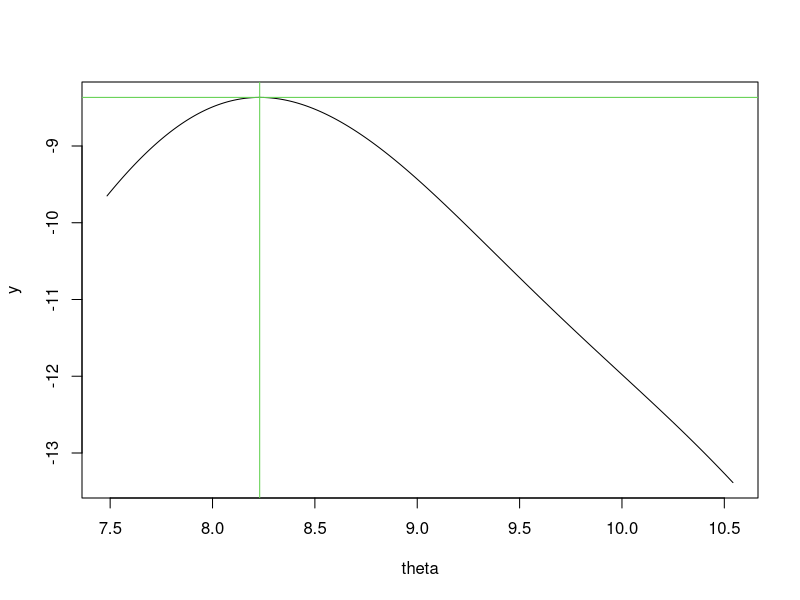

This figure's R source:
## Max Woodbury
## STAT 545: Introduction to Computational Statistics
## Methods for computing MLE 
## With proposed method to find the global optimum using the Bisection method



## Implementing Newton-Raphson Method to find MLE
## for Cauchy(mu,1) with unknown mu
## and sample size n

#Cauchy log-likelihood
llCauchy <- function(mu, x){
  sum(dt(x-mu, df=1, log=TRUE))
}

#Cauchy gradient (first derivative of log-likelihood)
g.llCauchy <- function(mu, x){
  2 * sum((x-mu)/(1+(x-mu)^2))
}

#Cauchy hessian (second derivative of log-likelihood)
h.llCauchy <- function(mu, x){
  2 * sum( (-(1+(x-mu)^2) + 2*(x-mu)^2) /(1+(x-mu)^2)^2)
}

#implement Newton-Raphson method to find MLE (with unknown mu)
#given Cauchy values with sample size n
newraph <- function(x, stop=1e-10) {
  #start at midpoint
  x <- sort(x)
  n <- length(x)
  if(length(x) %% 2 == 0) mu <- x[n/2]
  else mu <- x[(n+1)/2]
  newmu <- mu - g.llCauchy(mu,x) / h.llCauchy(mu,x)
  while(abs(newmu-mu) > stop) {
    mu <- newmu
    newmu <- mu - g.llCauchy(mu,x) / h.llCauchy(mu,x)
  }
  newmu
}

#test with random Cauchy sample (any mu) from size n
n1 <- 100
mu <- 10
randCauchy <- rt(n=n1, df=1) + mu
newraph(randCauchy)



## Implement bisection method to find global optimum

#return single iteration of bisection method
mybisect <- function(fn, a, b, eps = 1.0E-10, ...){
  fa <- fn(a, ...) 
  fb <- fn(b, ...) 
  if(fa*fb > 0) {
    warning("Invalid arguments: fn(a) * fn(b) > 0")
    return(NULL)
  }
  while(abs(b-a) > eps) {
    m <- (a+b)/2 
    fm <- fn(m, ...)
    if(fa*fm <= 0){
      b <- m
      fb <- fm
    } else {
      a <- m
      fa <- fm
    }
  }
  m <- (a+b)/2
  fm <- fn(m, ...) 
  m
}

#plot log-likelihood function
plot.ll <- function(theta, x){
  y <- numeric(length(theta))
  for(i in 1:length(theta)) {
    y[i] <- llCauchy(mu=theta[i], x=x)
  }
  plot(theta, y, type="l")
}

#iterate bisection method to and return global optimum
globaloptim <- function(x, graph=T) {
  x <- sort(x)
  
  # find three consective x-values to create search intervals for bisection
  f <- numeric(length(x))
  for(i in 1:length(x)) {
    f[i] <- llCauchy(mu=x[i], x=x)
  }
  s <- which.max(f) + c(-1, 0, 1)
  
  # try interval x[s[1:2]]
  rs12 <- mybisect(g.llCauchy, a=x[s[1]], b=x[s[2]], eps = 1.0E-10, x)
  # try interval x[s[2:3]]
  rs23 <- mybisect(g.llCauchy, a=x[s[2]], b=x[s[3]], eps = 1.0E-10, x)
  
  if (graph) {
    #plot the log likelihood
    theta <- seq(min(x), max(x), len=500)
    y <- numeric(length(theta))
    for(i in 1:length(theta)) {
      y[i] <- llCauchy(mu=theta[i], x=x)
    }
    plot.ll (theta, x=x)
  
    #plot global optimum
    if(!is.null(rs12)) {
      abline(v=rs12, col=2)
      abline(h= llCauchy(mu=rs12, x=x), col=2)
    }
    if(!is.null(rs23)) {
      abline(v=rs23, col=3)
      abline(h= llCauchy(mu=rs23, x=x), col=3)
    }
  }
  if(!is.null(rs12)) return(rs12)
  if(!is.null(rs23)) return(rs23)
}

x <- rt(n=5, df=1) + 8
globaloptim(x)



## Implementing Newton-Raphson Method to find MLE
## for Cauchy(mu,sigma^2) with unknown mu and sigma
## and sample size n

#Cauchy gradient unknown mu and sigma
g.llCauchy1 <- function(theta, x){
  mu <- theta[1]
  sigma <- theta[2]
  gmu <- 2 * sum((x-mu)/(sigma^2+(x-mu)^2))
  gsigma <- -length(x)/sigma + 2 * sum((x-mu)^2/(sigma^3+sigma*(x-mu)^2))
  return(as.matrix(c(gmu,gsigma)))
}

#Cauchy hessian unknown mu and sigma
h.llCauchy1 <- function(theta, x){
  mu <- theta[1]
  sigma <- theta[2]
  H <- matrix(c(0,0,0,0),nrow=2)
  H[1,1] <- 2 * sum(((x-mu)^2-sigma^2) / ((x-mu)^2+sigma^2)^2)
  H[1,2] <- -4 * sum(sigma*(x-mu)/(sigma^2+(x-mu)^2)^2)
  H[2,1] <- -4 * sum(sigma*(x-mu)/(mu^2-2*x*mu+x^2+sigma^2)^2)
  H[2,2] <- length(x)/sigma^2 - 2 * sum((x-mu)^2*(3*sigma^2+(x-mu)^2)/(sigma^3+(x-mu)^2*sigma)^2)
  return(H)
}

#implement Newton-Raphson method to find MLE (unknown mu and sigma)
newraph1 <- function(x, stop=1e-10) {
  #start at midpoint
  x <- sort(x)
  mu <- median(x)
  sigma <- sqrt(var(x))
  theta <- as.matrix(c(mu,sigma))
  newtheta <- theta - solve(h.llCauchy1(theta,x)) %*% g.llCauchy1(theta,x)
  while((abs(newtheta[1]-theta[1]) > stop && abs(newtheta[2]-theta[2]) > stop) && abs(det(h.llCauchy1(theta,x))) > 1e-10) {
    theta <- newtheta
    newtheta <- theta - solve(h.llCauchy1(theta,x)) %*% g.llCauchy1(theta,x)
  }
  newtheta
}

#test with random Cauchy sample from size n=5
mu0 <- 8
randCauchy1 <- rt(n=5, df=1) + mu0
newraph1(randCauchy1)

